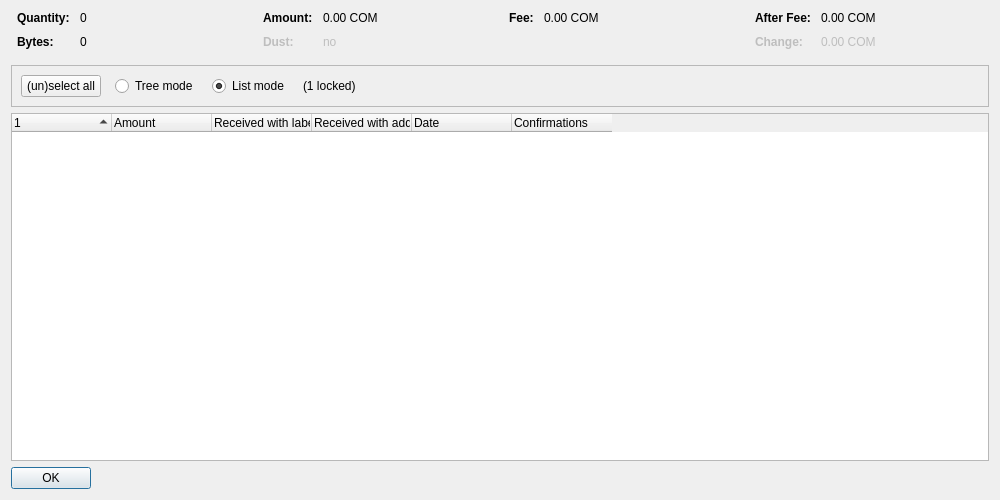
<?xml version="1.0" encoding="UTF-8"?>
<ui version="4.0">
 <class>CoinControlDialog</class>
 <widget class="QDialog" name="CoinControlDialog">
  <property name="geometry">
   <rect>
    <x>0</x>
    <y>0</y>
    <width>1000</width>
    <height>500</height>
   </rect>
  </property>
  <property name="windowTitle">
   <string>Coin Selection</string>
  </property>
  <layout class="QVBoxLayout" name="verticalLayout">
   <item>
    <layout class="QHBoxLayout" name="horizontalLayoutTop" stretch="0,0,0,0">
     <property name="topMargin">
      <number>0</number>
     </property>
     <property name="bottomMargin">
      <number>10</number>
     </property>
     <item>
      <layout class="QFormLayout" name="formLayoutCoinControl1">
       <property name="horizontalSpacing">
        <number>10</number>
       </property>
       <property name="verticalSpacing">
        <number>10</number>
       </property>
       <property name="leftMargin">
        <number>6</number>
       </property>
       <property name="rightMargin">
        <number>6</number>
       </property>
       <item row="0" column="0">
        <widget class="QLabel" name="labelCoinControlQuantityText">
         <property name="font">
          <font>
           <weight>75</weight>
           <bold>true</bold>
          </font>
         </property>
         <property name="text">
          <string>Quantity:</string>
         </property>
        </widget>
       </item>
       <item row="0" column="1">
        <widget class="QLabel" name="labelCoinControlQuantity">
         <property name="cursor">
          <cursorShape>IBeamCursor</cursorShape>
         </property>
         <property name="contextMenuPolicy">
          <enum>Qt::ActionsContextMenu</enum>
         </property>
         <property name="text">
          <string notr="true">0</string>
         </property>
         <property name="textInteractionFlags">
          <set>Qt::LinksAccessibleByMouse|Qt::TextSelectableByKeyboard|Qt::TextSelectableByMouse</set>
         </property>
        </widget>
       </item>
       <item row="1" column="0">
        <widget class="QLabel" name="labelCoinControlBytesText">
         <property name="font">
          <font>
           <weight>75</weight>
           <bold>true</bold>
          </font>
         </property>
         <property name="text">
          <string>Bytes:</string>
         </property>
        </widget>
       </item>
       <item row="1" column="1">
        <widget class="QLabel" name="labelCoinControlBytes">
         <property name="cursor">
          <cursorShape>IBeamCursor</cursorShape>
         </property>
         <property name="contextMenuPolicy">
          <enum>Qt::ActionsContextMenu</enum>
         </property>
         <property name="text">
          <string notr="true">0</string>
         </property>
         <property name="textInteractionFlags">
          <set>Qt::LinksAccessibleByMouse|Qt::TextSelectableByKeyboard|Qt::TextSelectableByMouse</set>
         </property>
        </widget>
       </item>
      </layout>
     </item>
     <item>
      <layout class="QFormLayout" name="formLayoutCoinControl2">
       <property name="horizontalSpacing">
        <number>10</number>
       </property>
       <property name="verticalSpacing">
        <number>10</number>
       </property>
       <property name="leftMargin">
        <number>6</number>
       </property>
       <property name="rightMargin">
        <number>6</number>
       </property>
       <item row="0" column="0">
        <widget class="QLabel" name="labelCoinControlAmountText">
         <property name="font">
          <font>
           <weight>75</weight>
           <bold>true</bold>
          </font>
         </property>
         <property name="text">
          <string>Amount:</string>
         </property>
        </widget>
       </item>
       <item row="0" column="1">
        <widget class="QLabel" name="labelCoinControlAmount">
         <property name="cursor">
          <cursorShape>IBeamCursor</cursorShape>
         </property>
         <property name="contextMenuPolicy">
          <enum>Qt::ActionsContextMenu</enum>
         </property>
         <property name="text">
          <string notr="true">0.00 COM</string>
         </property>
         <property name="textInteractionFlags">
          <set>Qt::LinksAccessibleByMouse|Qt::TextSelectableByKeyboard|Qt::TextSelectableByMouse</set>
         </property>
        </widget>
       </item>
       <item row="1" column="0">
        <widget class="QLabel" name="labelCoinControlLowOutputText">
         <property name="enabled">
          <bool>false</bool>
         </property>
         <property name="font">
          <font>
           <weight>75</weight>
           <bold>true</bold>
          </font>
         </property>
         <property name="text">
          <string>Dust:</string>
         </property>
        </widget>
       </item>
       <item row="1" column="1">
        <widget class="QLabel" name="labelCoinControlLowOutput">
         <property name="enabled">
          <bool>false</bool>
         </property>
         <property name="cursor">
          <cursorShape>IBeamCursor</cursorShape>
         </property>
         <property name="contextMenuPolicy">
          <enum>Qt::ActionsContextMenu</enum>
         </property>
         <property name="text">
          <string notr="true">no</string>
         </property>
         <property name="textInteractionFlags">
          <set>Qt::LinksAccessibleByMouse|Qt::TextSelectableByKeyboard|Qt::TextSelectableByMouse</set>
         </property>
        </widget>
       </item>
      </layout>
     </item>
     <item>
      <layout class="QFormLayout" name="formLayoutCoinControl3">
       <property name="horizontalSpacing">
        <number>10</number>
       </property>
       <property name="verticalSpacing">
        <number>10</number>
       </property>
       <property name="leftMargin">
        <number>6</number>
       </property>
       <property name="rightMargin">
        <number>6</number>
       </property>
       <item row="0" column="0">
        <widget class="QLabel" name="labelCoinControlFeeText">
         <property name="font">
          <font>
           <weight>75</weight>
           <bold>true</bold>
          </font>
         </property>
         <property name="text">
          <string>Fee:</string>
         </property>
        </widget>
       </item>
       <item row="0" column="1">
        <widget class="QLabel" name="labelCoinControlFee">
         <property name="cursor">
          <cursorShape>IBeamCursor</cursorShape>
         </property>
         <property name="contextMenuPolicy">
          <enum>Qt::ActionsContextMenu</enum>
         </property>
         <property name="text">
          <string notr="true">0.00 COM</string>
         </property>
         <property name="textInteractionFlags">
          <set>Qt::LinksAccessibleByMouse|Qt::TextSelectableByKeyboard|Qt::TextSelectableByMouse</set>
         </property>
        </widget>
       </item>
      </layout>
     </item>
     <item>
      <layout class="QFormLayout" name="formLayoutCoinControl4">
       <property name="horizontalSpacing">
        <number>10</number>
       </property>
       <property name="verticalSpacing">
        <number>10</number>
       </property>
       <property name="leftMargin">
        <number>6</number>
       </property>
       <property name="rightMargin">
        <number>6</number>
       </property>
       <item row="0" column="0">
        <widget class="QLabel" name="labelCoinControlAfterFeeText">
         <property name="font">
          <font>
           <weight>75</weight>
           <bold>true</bold>
          </font>
         </property>
         <property name="text">
          <string>After Fee:</string>
         </property>
        </widget>
       </item>
       <item row="0" column="1">
        <widget class="QLabel" name="labelCoinControlAfterFee">
         <property name="cursor">
          <cursorShape>IBeamCursor</cursorShape>
         </property>
         <property name="contextMenuPolicy">
          <enum>Qt::ActionsContextMenu</enum>
         </property>
         <property name="text">
          <string notr="true">0.00 COM</string>
         </property>
         <property name="textInteractionFlags">
          <set>Qt::LinksAccessibleByMouse|Qt::TextSelectableByKeyboard|Qt::TextSelectableByMouse</set>
         </property>
        </widget>
       </item>
       <item row="1" column="0">
        <widget class="QLabel" name="labelCoinControlChangeText">
         <property name="enabled">
          <bool>false</bool>
         </property>
         <property name="font">
          <font>
           <weight>75</weight>
           <bold>true</bold>
          </font>
         </property>
         <property name="text">
          <string>Change:</string>
         </property>
        </widget>
       </item>
       <item row="1" column="1">
        <widget class="QLabel" name="labelCoinControlChange">
         <property name="enabled">
          <bool>false</bool>
         </property>
         <property name="cursor">
          <cursorShape>IBeamCursor</cursorShape>
         </property>
         <property name="contextMenuPolicy">
          <enum>Qt::ActionsContextMenu</enum>
         </property>
         <property name="text">
          <string notr="true">0.00 COM</string>
         </property>
         <property name="textInteractionFlags">
          <set>Qt::LinksAccessibleByMouse|Qt::TextSelectableByKeyboard|Qt::TextSelectableByMouse</set>
         </property>
        </widget>
       </item>
      </layout>
     </item>
    </layout>
   </item>
   <item>
    <widget class="QFrame" name="frame">
     <property name="minimumSize">
      <size>
       <width>0</width>
       <height>40</height>
      </size>
     </property>
     <property name="frameShape">
      <enum>QFrame::StyledPanel</enum>
     </property>
     <property name="frameShadow">
      <enum>QFrame::Sunken</enum>
     </property>
     <layout class="QHBoxLayout" name="horizontalLayout">
      <item>
       <layout class="QHBoxLayout" name="horizontalLayoutPanel" stretch="0,0,0,0,0">
        <property name="spacing">
         <number>14</number>
        </property>
        <item>
         <widget class="QPushButton" name="pushButtonSelectAll">
          <property name="sizePolicy">
           <sizepolicy hsizetype="Maximum" vsizetype="Fixed">
            <horstretch>0</horstretch>
            <verstretch>0</verstretch>
           </sizepolicy>
          </property>
          <property name="text">
           <string>(un)select all</string>
          </property>
          <property name="autoDefault">
           <bool>false</bool>
          </property>
         </widget>
        </item>
        <item>
         <widget class="QRadioButton" name="radioTreeMode">
          <property name="sizePolicy">
           <sizepolicy hsizetype="Maximum" vsizetype="Fixed">
            <horstretch>0</horstretch>
            <verstretch>0</verstretch>
           </sizepolicy>
          </property>
          <property name="text">
           <string>Tree mode</string>
          </property>
         </widget>
        </item>
        <item>
         <widget class="QRadioButton" name="radioListMode">
          <property name="sizePolicy">
           <sizepolicy hsizetype="Maximum" vsizetype="Fixed">
            <horstretch>0</horstretch>
            <verstretch>0</verstretch>
           </sizepolicy>
          </property>
          <property name="text">
           <string>List mode</string>
          </property>
          <property name="checked">
           <bool>true</bool>
          </property>
         </widget>
        </item>
        <item>
         <widget class="QLabel" name="labelLocked">
          <property name="text">
           <string notr="true">(1 locked)</string>
          </property>
         </widget>
        </item>
        <item>
         <spacer name="horizontalSpacer">
          <property name="orientation">
           <enum>Qt::Horizontal</enum>
          </property>
          <property name="sizeHint" stdset="0">
           <size>
            <width>40</width>
            <height>20</height>
           </size>
          </property>
         </spacer>
        </item>
       </layout>
      </item>
     </layout>
    </widget>
   </item>
   <item>
    <widget class="CoinControlTreeWidget" name="treeWidget">
     <property name="contextMenuPolicy">
      <enum>Qt::CustomContextMenu</enum>
     </property>
     <property name="sortingEnabled">
      <bool>false</bool>
     </property>
     <property name="columnCount">
      <number>6</number>
     </property>
     <attribute name="headerShowSortIndicator" stdset="0">
      <bool>true</bool>
     </attribute>
     <attribute name="headerStretchLastSection">
      <bool>false</bool>
     </attribute>
     <column>
      <property name="text">
       <string/>
      </property>
     </column>
     <column>
      <property name="text">
       <string>Amount</string>
      </property>
     </column>
     <column>
      <property name="text">
       <string>Received with label</string>
      </property>
     </column>
     <column>
      <property name="text">
       <string>Received with address</string>
      </property>
     </column>
     <column>
      <property name="text">
       <string>Date</string>
      </property>
     </column>
     <column>
      <property name="text">
       <string>Confirmations</string>
      </property>
      <property name="toolTip">
       <string>Confirmed</string>
      </property>
     </column>
     <column>
      <property name="text">
       <string/>
      </property>
     </column>
     <column>
      <property name="text">
       <string/>
      </property>
     </column>
     <column>
      <property name="text">
       <string/>
      </property>
     </column>
     <column>
      <property name="text">
       <string/>
      </property>
     </column>
    </widget>
   </item>
   <item>
    <widget class="QDialogButtonBox" name="buttonBox">
     <property name="sizePolicy">
      <sizepolicy hsizetype="Maximum" vsizetype="Fixed">
       <horstretch>0</horstretch>
       <verstretch>0</verstretch>
      </sizepolicy>
     </property>
     <property name="orientation">
      <enum>Qt::Horizontal</enum>
     </property>
     <property name="standardButtons">
      <set>QDialogButtonBox::Ok</set>
     </property>
    </widget>
   </item>
  </layout>
 </widget>
 <customwidgets>
  <customwidget>
   <class>CoinControlTreeWidget</class>
   <extends>QTreeWidget</extends>
   <header>qt/coincontroltreewidget.h</header>
  </customwidget>
 </customwidgets>
 <resources/>
 <connections/>
</ui>
